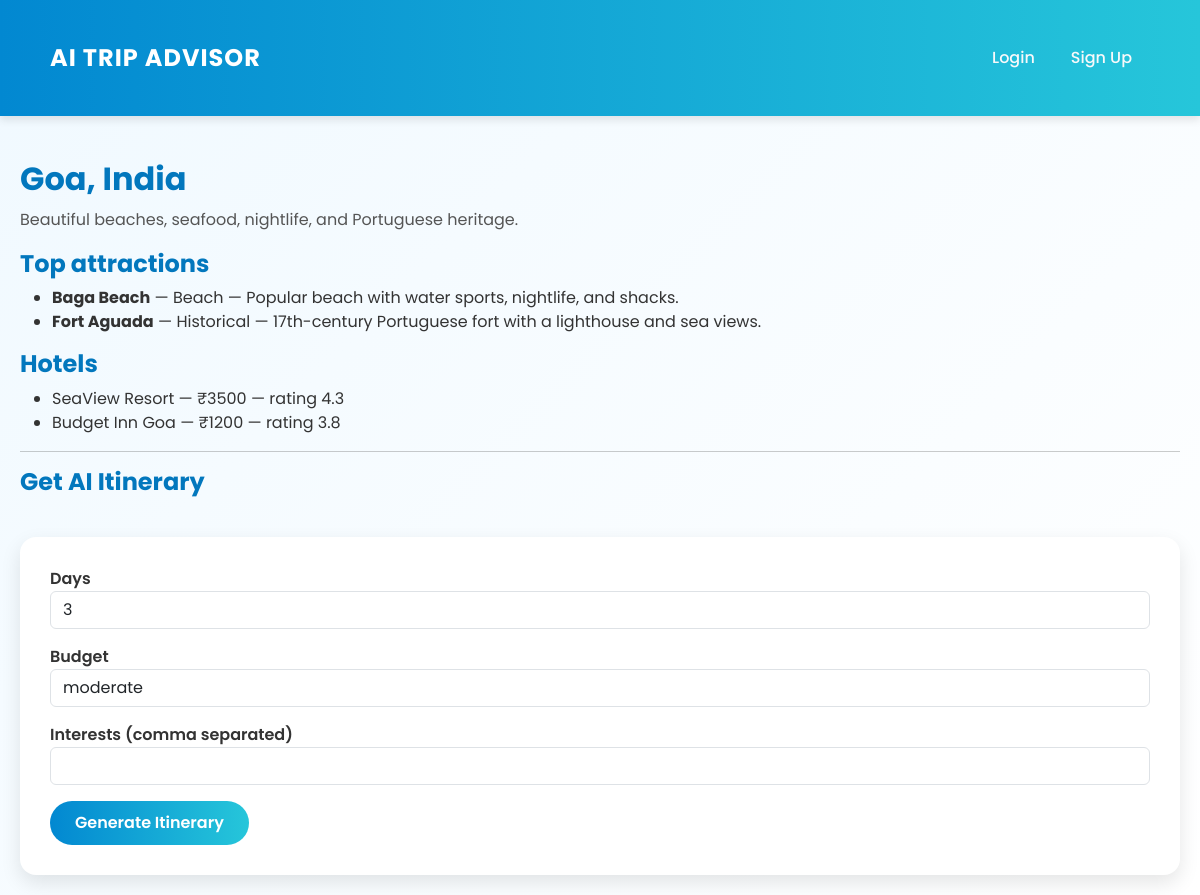
Screenshot of /destination/1 with the database file from the repository.
### tables this page shows
CREATE TABLE destinations (
    id INTEGER PRIMARY KEY AUTOINCREMENT,
    city TEXT,
    country TEXT,
    description TEXT
);

CREATE TABLE attractions (
    id INTEGER PRIMARY KEY AUTOINCREMENT,
    destination_id INTEGER,
    name TEXT,
    category TEXT,
    description TEXT,
    FOREIGN KEY(destination_id) REFERENCES destinations(id)
);

CREATE TABLE hotels (
    id INTEGER PRIMARY KEY AUTOINCREMENT,
    destination_id INTEGER,
    name TEXT,
    rating REAL,
    price_per_night INTEGER,
    availability INTEGER,
    details TEXT,
    FOREIGN KEY(destination_id) REFERENCES destinations(id)
);

### app.py (the view)
@app.route('/destination/<int:dest_id>')
def destination(dest_id):
    conn = get_db_connection()
    dest = conn.execute("SELECT * FROM destinations WHERE id=?", (dest_id,)).fetchone()
    attractions = conn.execute("SELECT * FROM attractions WHERE destination_id=?", (dest_id,)).fetchall()
    hotels = conn.execute("SELECT * FROM hotels WHERE destination_id=?", (dest_id,)).fetchall()
    conn.close()
    return render_template('advisor.html', dest=dest, attractions=attractions, hotels=hotels)

### app.py (called while the page is built)
def get_db_connection():
    db_path = os.path.join(os.path.dirname(__file__), DB_NAME)
    conn = sqlite3.connect(db_path)
    conn.row_factory = sqlite3.Row
    return conn

### templates/advisor.html
{% extends 'base.html' %}
{% block content %}
<h2>{{ dest.city }}, {{ dest.country }}</h2>
<p>{{ dest.description }}</p>
<h4>Top attractions</h4>
<ul>
  {% for a in attractions %}
  <li><strong>{{ a.name }}</strong> — {{ a.category }} — {{ a.description }}</li>
  {% endfor %}
</ul>
<h4>Hotels</h4>
<ul>
  {% for h in hotels %}
  <li>{{ h.name }} — ₹{{ h.price_per_night }} — rating {{ h.rating }}</li>
  {% endfor %}
</ul>
<hr>
<h4>Get AI Itinerary</h4>
<form method="post" action="{{ url_for('advisor', dest_id=dest.id) }}">
  <div class="mb-3">
    <label>Days</label>
    <input class="form-control" name="days" value="3" />
  </div>
  <div class="mb-3">
    <label>Budget</label>
    <select class="form-control" name="budget">
      <option>low</option><option selected>moderate</option><option>high</option>
    </select>
  </div>
  <div class="mb-3">
    <label>Interests (comma separated)</label>
    <input class="form-control" name="interests" />
  </div>
  <button class="btn btn-success">Generate Itinerary</button>
</form>
{% endblock %}

### templates/base.html (shortened to what this page needs)
<!doctype html>
<html>
<head>
  <link href="https://cdn.jsdelivr.net/npm/bootstrap@5.3.2/dist/css/bootstrap.min.css" rel="stylesheet">
  <link rel="stylesheet" href="{{ url_for('static', filename='style.css') }}">
  <link rel="stylesheet" href="{{ url_for('static', filename='style.css') }}">
</head>
<body>
<nav class="navbar navbar-expand-lg navbar-dark bg-dark">
  <div class="container">
    <a class="navbar-brand" href="{{ url_for('index') }}">AI Trip Advisor</a>
    <div class="collapse navbar-collapse">
      <ul class="navbar-nav ms-auto">
        {% if session.get('username') %}
        <li class="nav-item"><a class="nav-link" href="{{ url_for('my_bookings') }}">My Bookings</a></li>
        <li class="nav-item"><a class="nav-link" href="{{ url_for('logout') }}">Logout ({{ session['username'] }})</a></li>
        {% else %}
        <li class="nav-item"><a class="nav-link" href="{{ url_for('login') }}">Login</a></li>
        <li class="nav-item"><a class="nav-link" href="{{ url_for('signup') }}">Sign Up</a></li>
        {% endif %}
      </ul>
    </div>
  </div>
</nav>
<div class="container mt-4">
  {% block content %}{% endblock %}
</div>
</body>
</html>

### static/style.css (style rules this page uses)
body { background: linear-gradient(135deg, #f0f9ff, #ffffff); font-family: 'Poppins', sans-serif; color: #333; margin: 0; padding: 0; overflow-x: hidden; }
.container { max-width: 1200px; margin: 0 auto; padding: 20px; }
h1, h2, h3, h4 { font-weight: 700; color: #0277bd; }
p { color: #555; line-height: 1.7; }
.navbar { background: linear-gradient(90deg, #0288d1, #26c6da); box-shadow: 0 4px 8px rgba(0,0,0,0.1); padding: 15px 30px; }
.navbar-brand { font-weight: 700; font-size: 1.5rem; color: #fff !important; text-transform: uppercase; letter-spacing: 1px; }
.nav-link { color: #f8f9fa !important; font-weight: 500; margin: 0 10px; transition: all 0.3s ease; }
form { background-color: #fff; border-radius: 16px; padding: 30px; box-shadow: 0 8px 20px rgba(0,0,0,0.1); margin-top: 40px; }
label { font-weight: 600; color: #333; }
input[type="text"], input[type="email"], input[type="password"], input[type="number"], input[type="date"], select { border-radius: 8px; border: 1px solid #ccc; padding: 10px; width: 100%; font-size: 1rem; margin-bottom: 15px; transition: all 0.2s ease; }
button, .btn { border: none; border-radius: 30px; background: linear-gradient(90deg, #0288d1, #26c6da); color: white; font-weight: 600; padding: 10px 25px; cursor: pointer; transition: all 0.3s ease; }

### rows the page displays
destinations: city "Goa", country "India", description "Beautiful beaches, seafood, nightlife, and Portuguese heritage."
attractions: name "Baga Beach", category "Beach", description "Popular beach with water sports, nightlife, and shacks."
attractions: name "Fort Aguada", category "Historical", description "17th-century Portuguese fort with a lighthouse and sea views."
hotels: name "SeaView Resort", price_per_night "3500", rating "4.3"
hotels: name "Budget Inn Goa", price_per_night "1200", rating "3.8"
